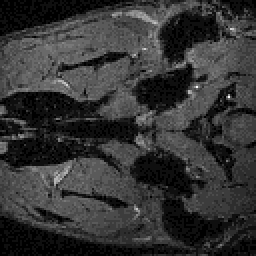
#> input picture ImageProcessingCrashCourse/Python/3_biasCorrect/ratBrainTransverse.tiff, 128 x 128 px (shown 2 times larger)
$ jupyter execute BiasCorrect_solution.ipynb
#> lines starting #> are read from the running program, lines starting #| are printed output that depends on the picture; after the words box and inside, x2 and y2 are one past the last pixel; in counts of white or black regions, pixels touching at a corner belong together; long printed decimals are rounded
# 3 Bias correction and thresholding
Microscopy and medical images can have slowly varying intensity differences caused by the imaging system rather than the specimen alone. Here we examine a CT slice of a rat's head and consider whether an estimated bias field can improve threshold-based segmentation.

It is assumed that you have completed modules 1 and 2, Python introduction and volume measurement.

We continue using **copy–modify–create**: run a working example, modify it for a related task, then combine the ideas into your own solution. We work through the first examples together, then work in teams and discuss our results as a class.

We also use **predict–run–reflect**. Before running an example or your own code, predict the result and give a reason. Run the code and inspect the output. Then consider how the result compares with your prediction, what it means, and what supports your choices. A prediction does not have to be correct to be useful. Keep a short note of your predictions and reflections, using the existing figures and values as evidence for the class discussion.

The demonstration uses a slice from a CT image of the head of a rat. For further information, contact Maiken Nedergaard, Section for Translational Neuroscience, University of Copenhagen.

# 3.1 Preliminaries
Import the image-processing and plotting libraries and set the default grayscale display.

**Predict:** Which library will provide the median filter, and will changing the colormap alter stored values?

[cell 1]
from skimage import io, morphology, filters
import numpy as np
from matplotlib import pyplot as plt, cm
plt.rcParams['image.cmap'] = 'gray' # set default colormap for imshow to be gray

**Reflect:** How do the imported libraries support this analysis? Why is the grayscale display a separate choice from the numerical data?

Read the transverse image and apply a median filter with a disk radius of 1 pixel. Compare the original and filtered images.

**Predict:** Which small bright or dark features might change after this modest amount of filtering? Will a median filter remove a gradual intensity variation across the whole image?

[cell 2]
im = io.imread("ratBrainTransverse.tiff")
#> im is the input picture: shape (128, 128) uint16; min 43, max 4554, mean 1017.6
print(type(im[0,0]))
#| <class 'numpy.uint16'>
print("im (mean, min, max):", im.mean(), im.min(), im.max())
#| im (mean, min, max): 1017.552 43 4554

dskelm = morphology.disk(1)
imFilt = filters.median(im, dskelm)

plt.imshow(im)
plt.title('CT image')
plt.show()
plt.imshow(imFilt)
plt.title('CT image filtered')
plt.show()

**Reflect:** What changed between the two displays, and what remained? Did the filter address small-scale variation, large-scale variation, or both?

The lower-right part of this image appears darker. Compare thresholds on the median-filtered image to see whether one threshold can capture the intended tissue throughout the image.

The loop makes trial masks. `chosenBrainThreshold` explicitly selects the final `brain` mask used to fit the bias field. Inspect the trial masks and change that choice if needed before continuing.

**Predict:** Will one global threshold retain comparable tissue in both bright and dark regions? What tradeoff do you expect when raising the threshold?

[cell 3]
plt.hist(imFilt.flatten(),100)
t = 700
plt.plot([t,t],[0,1000])
plt.title('Histogram and threshold')
plt.show()
#> figure, not shown here; tallest bar 864 high, from x = 230.5 to 261.6

step = 200
lst = sorted(set(list(range(100,100+9*step,step)) + [600]))
for i in range(len(lst)):
    s = lst[i]
    brain = imFilt > s
    plt.imshow(brain)
    plt.title('Segment at '+str(s))
    plt.show()

chosenBrainThreshold = 600
tBrain = chosenBrainThreshold
brain = imFilt > tBrain
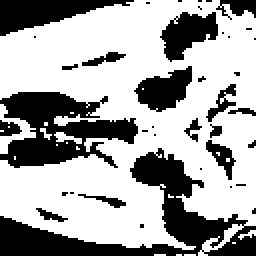
#> brain: shape (128, 128) bool (shown 2 times larger); 65.2% white; 39 black regions (24 under 20 px), largest, box (x1, y1, x2, y2) and area: (0, 74, 128, 128) 2044, (0, 46, 69, 84) 1476, (0, 0, 67, 18) 608
plt.imshow(brain)
plt.title('Mask at ' + str(tBrain))
plt.show()

**Reflect:** Which regions were lost at high thresholds, and which extra regions appeared at low thresholds? How well does the chosen mask balance those effects, and does that agree with your prediction?

# 3.2 Bias correction
We model the slowly varying intensity trend as a second-order, two-dimensional polynomial, called the bias field. The function below fits that polynomial to intensities inside the selected `brain` mask. The model assumes that a smooth trend within this region can usefully approximate the unwanted variation; it may also capture genuine tissue variation.

This function is supplied as a working example; understanding all of the matrix calculations is not required here. `np.indices` creates row and column coordinates matching the image shape. The six polynomial terms are 1, row, column, row², row × column, and column². `np.linalg.lstsq` finds their coefficients from the masked pixels, and the function returns the estimated field across the image.

The correction subtracts the estimated field and adds its mean back to retain an intensity offset. Conversion to float before arithmetic permits negative and fractional results.

**Predict:** What should the fitted field look like if it captures the gradual variation? How should subtraction affect darker and brighter parts of the image?

[cell 4]
def biasField(image, mask):
    imageFloat = image.astype(float)
    # Coordinates have the same row/column layout as the image.
    row, col = np.indices(imageFloat.shape, dtype=float)
    terms = np.column_stack((
        np.ones(imageFloat.size), row.flatten(), col.flatten(),
        (row**2).flatten(), (row*col).flatten(), (col**2).flatten()
    ))
    selected = mask.flatten()
    coeff, residuals, rank, singularValues = np.linalg.lstsq(
        terms[selected], imageFloat[mask], rcond=None
    )
#> coeff = [1329.7, 7.3, 5.58, -0.0696, -0.034, -0.0517]; residuals = [1.16e+09]; rank = 6; singularValues = [1050808.3, 491495.4, 135842, 2010.2, 939.8, 17.59]
    return (terms @ coeff).reshape(imageFloat.shape)
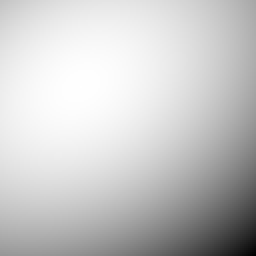
#> returned value: shape (128, 128) float64 (shown 2 times larger); min 460.3, max 1596.9, mean 1355.8; drawn with min black and max white

B = biasField(imFilt, brain)
print('B (mean, min, max):', B.mean(), B.min(), B.max())
#| B (mean, min, max): 1355.757 460.330 1596.921
imFloat = imFilt.astype(float) # Convert before intensity arithmetic.
imBias = imFloat - B + B.mean()
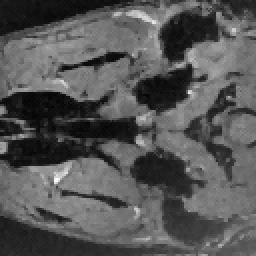
#> imBias: shape (128, 128) float64 (shown 2 times larger); min -83.53, max 3149.9, mean 1011.5; drawn with min black and max white
plt.imshow(imFilt)
plt.title('Before bias correction')
plt.show()
plt.imshow(B)
plt.title('Estimated bias field')
plt.show()
plt.imshow(imBias)
plt.title('Bias-corrected image')
plt.show()

**Reflect:** How do the field and corrected image compare with your prediction? Does the correction make comparable tissue more uniform, and where might the fitted field also represent real anatomical variation?

Inspect the corrected-image histogram and compare several thresholds. Correction changes the intensity distribution, so the original numerical threshold need not be appropriate.

`chosenCorrectedThreshold` explicitly selects the final `brainBias` mask. Change it after inspecting the trial masks, then rerun the comparison below.

**Predict:** Will a single threshold separate the intended tissue more consistently across the corrected image? Must the numerical threshold remain the same as before correction?

[cell 5]
plt.hist(imBias.flatten(),100)
t = 800
plt.plot([t,t],[0,1000])
plt.title('Histogram and threshold')
plt.show()
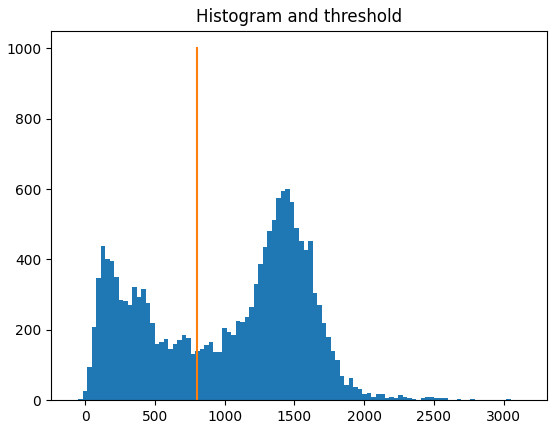
#> figure drawn by matplotlib, 1 panel; tallest bar 600 high, from x = 1436.2 to 1468.5

step = 200
lst = sorted(set(list(range(100,100+9*step,step)) + [1200]))
for i in range(len(lst)):
    s = lst[i]
    brainBias = imBias > s
    plt.imshow(brainBias)
    plt.title('Segment at '+str(s))
    plt.show()

chosenCorrectedThreshold = 1200
tBrainBias = chosenCorrectedThreshold
brainBias = imBias > tBrainBias
#> brainBias: shape (128, 128) bool; 49.1% white; 35 white regions (28 under 20 px), largest, box (x1, y1, x2, y2) and area: (0, 0, 128, 128) 5516, (0, 79, 97, 125) 2146, (51, 71, 70, 87) 136
plt.imshow(brainBias)
plt.title('Mask at ' + str(tBrainBias))
plt.show()

**Reflect:** How does the corrected-image histogram and the chosen segmentation compare with your prediction? What supports the new threshold, and which ambiguities remain?

Compare the original filtered image, its chosen mask, and the chosen mask after bias correction.

**Predict:** Which regions should differ between the two masks if correction improved the segmentation? Does a more symmetric mask necessarily mean a more accurate mask?

[cell 6]
plt.imshow(imFilt)
plt.title('Original')
plt.show()
plt.imshow(brain)
plt.title('Original segmented')
plt.show()
plt.imshow(brainBias)
plt.title('Bias corrected segmented')
plt.show()

**Reflect:** Which anatomical regions were gained or lost, and do those differences agree with the visible tissue? How strong is the evidence for an improvement, given that the fitted field and thresholds both affect the result?

**Assignment 3a:** Apply the same sequence to `ratBrainSagittal.tiff`: load the image, apply median filtering, compare initial thresholds, fit a bias field, correct the image, and compare thresholds again.

Use distinct names for sagittal images and masks so that the transverse results remain available for Assignment 3b. Store the chosen filter radius, initial threshold, and corrected threshold explicitly. Recompute the final masks using those choices rather than leaving the last trial mask selected. Display the filtered image, estimated field, corrected image, and masks before and after correction.

**Predict:** Does the sagittal image appear to have a smooth intensity trend that the same model could capture? Which regions might make the fit or the choice of an initial mask less reliable?

[cell 7]
# Copy the transverse workflow, using distinct sagittal variables.
sagittal = io.imread('ratBrainSagittal.tiff')
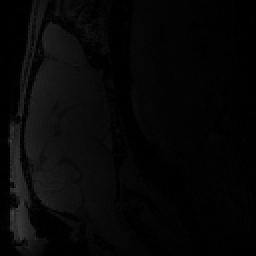
#> input picture ImageProcessingCrashCourse/Python/3_biasCorrect/ratBrainSagittal.tiff, 128 x 128 px (shown 2 times larger)
#> sagittal is the input picture: shape (128, 128) uint16; min 66, max 17430, mean 1858.3
chosenSagittalFilterRadius = 1
sagittalFiltered = filters.median(sagittal, morphology.disk(chosenSagittalFilterRadius))
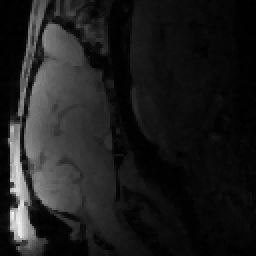
#> sagittalFiltered: shape (128, 128) uint16 (shown 2 times larger); min 145, max 14913, mean 1848.8; drawn with min black and max white

initialThresholds = [400,600,800]
for threshold in initialThresholds:
    sagittalTrial = sagittalFiltered > threshold
    plt.imshow(sagittalTrial)
    plt.title('Sagittal mask before correction, threshold '+str(threshold))
    plt.show()
#> this loop made 3 passes
#> pass 3, `sagittalTrial = sagittalFiltered > threshold`:
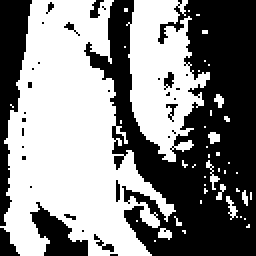
#> sagittalTrial: shape (128, 128) bool (shown 2 times larger); 52.7% white; 33 black regions (25 under 20 px), largest, box (x1, y1, x2, y2) and area: (42, 0, 128, 128) 6197, (0, 0, 16, 113) 890, (15, 101, 44, 128) 368

chosenSagittalThreshold = 600
sagittalMask = sagittalFiltered > chosenSagittalThreshold
sagittalField = biasField(sagittalFiltered, sagittalMask)
#> in biasField (call 2), `coeff, residuals, rank, singularValues = np.linalg.lstsq( terms[select..`: coeff = [6129.9, 33.5, -120.7, -0.206, -0.123, 0.633]; residuals = [2.74e+10]; singularValues = [935662, 440585.3, 121155.4, 2041.2, 906.3, 17.32]
#> in biasField (call 2), `return (terms @ coeff).reshape(imageFloat.shape)`:
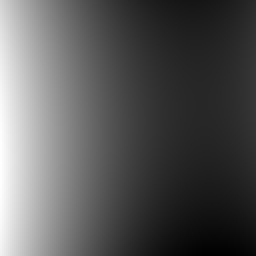
#> returned value: shape (128, 128) float64 (shown 2 times larger); min -286.5, max 7490.9, mean 2396.9; drawn with min black and max white
sagittalCorrected = sagittalFiltered.astype(float) - sagittalField + sagittalField.mean()
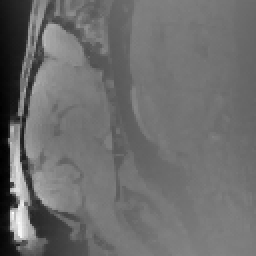
#> sagittalCorrected: shape (128, 128) float64 (shown 2 times larger); min -4859.7, max 10724.9, mean 1848.8; drawn with min black and max white

plt.imshow(sagittalFiltered)
plt.title('Sagittal filtered image')
plt.show()
plt.imshow(sagittalField)
plt.title('Sagittal estimated bias field')
plt.show()
plt.imshow(sagittalCorrected)
plt.title('Sagittal corrected image')
plt.show()

correctedThresholds = [600,1200,1800]
for threshold in correctedThresholds:
    sagittalTrial = sagittalCorrected > threshold
    plt.imshow(sagittalTrial)
    plt.title('Sagittal mask after correction, threshold '+str(threshold))
    plt.show()

chosenSagittalCorrectedThreshold = 1200
sagittalCorrectedMask = sagittalCorrected > chosenSagittalCorrectedThreshold
plt.imshow(sagittalMask)
plt.title('Chosen sagittal mask before correction')
plt.show()
plt.imshow(sagittalCorrectedMask)
plt.title('Chosen sagittal mask after correction')
plt.show()
print('Filter radius:', chosenSagittalFilterRadius)
print('Initial threshold:', chosenSagittalThreshold)
print('Corrected threshold:', chosenSagittalCorrectedThreshold)

**Reflect:** Looking at the selected parameters, bias field, and masks, how well did your predictions hold? What evidence suggests that correction helped or harmed segmentation, and how does its usefulness differ between the sagittal and transverse images?

These are illustrative parameter choices copied from the transverse workflow, not evidence of an optimal segmentation. A field fitted to different tissue intensities may represent anatomy as well as acquisition bias; the brighter sagittal background after correction is a reason to question the model.

**Assignment 3b:** Segment the cavities in `ratBrainTransverse.tiff`. Use median filtering and mathematical morphology, such as dilation, erosion, and connected-component labelling, where they help. Define which dark regions you intend to count as cavities, distinguishing them from the background outside the head.

Choose whether to use the filtered or bias-corrected intensities and keep that choice explicit. Store your selected threshold and any filter or morphology radii in named variables. Use trial masks during comparisons, then create and display a final cavity mask with your chosen settings.

**Predict:** Will selecting low intensities also include the background outside the head? Which small cavities or boundaries might filtering, dilation, or erosion change?

[cell 8]
# Reuse the transverse results; the sagittal variables have distinct names.
cavityImage = imBias # Use the median-filtered, bias-corrected intensities.
headHull = morphology.convex_hull_image(brainBias)
#> headHull: shape (128, 128) bool; 90.2% white; 3 black regions, box (x1, y1, x2, y2) and area: (0, 102, 77, 128) 778, (0, 0, 70, 26) 716, (108, 0, 128, 11) 113
chosenHeadErosionRadius = 1
headInterior = morphology.erosion(headHull, morphology.disk(chosenHeadErosionRadius))
#> headInterior: shape (128, 128) bool; 89.1% white; 3 black regions, box (x1, y1, x2, y2) and area: (0, 101, 78, 128) 857, (0, 0, 71, 27) 788, (107, 0, 128, 12) 134

# Candidate cavities are dark pixels inside this approximate head region.
cavityThresholds = [600,800,1000]
for threshold in cavityThresholds:
    cavityTrial = (cavityImage < threshold) & headInterior
    plt.imshow(cavityTrial)
    plt.title('Candidate cavities, threshold '+str(threshold))
    plt.show()
#> this loop made 3 passes
#> pass 3, `cavityTrial = (cavityImage < threshold) & headInterior`:
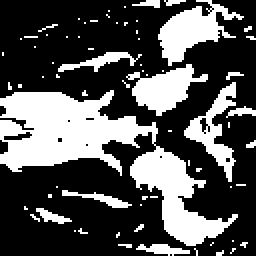
#> cavityTrial: shape (128, 128) bool (shown 2 times larger); 32.4% white; 70 white regions (59 under 20 px), largest, box (x1, y1, x2, y2) and area: (0, 45, 119, 123) 3026, (79, 0, 122, 33) 615, (63, 32, 104, 58) 511

chosenCavityThreshold = 800
cavities = (cavityImage < chosenCavityThreshold) & headInterior
plt.imshow(cavityImage)
plt.title('Transverse image used for cavity segmentation')
plt.show()
plt.imshow(headInterior)
plt.title('Approximate head interior')
plt.show()
plt.imshow(cavities)
plt.title('Chosen candidate cavity mask')
plt.show()
print('Cavity threshold:', chosenCavityThreshold)
print('Head erosion radius:', chosenHeadErosionRadius)
print('Candidate cavity area (pixels):', cavities.sum())
#| Candidate cavity area (pixels): 4527
